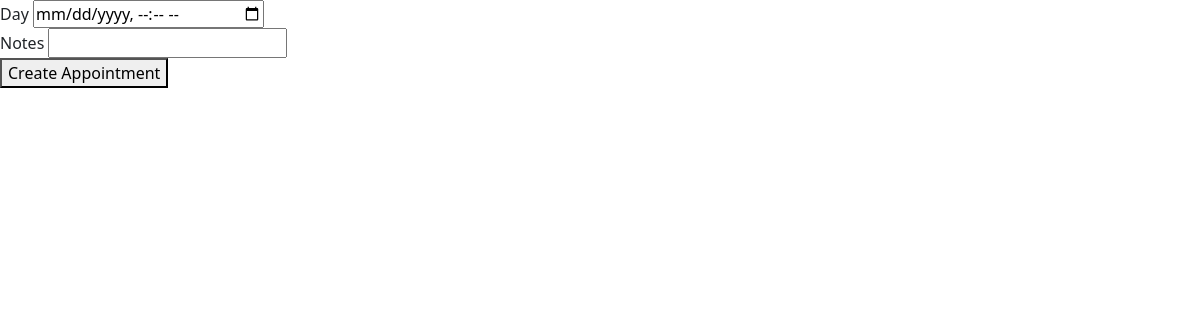
Before: / with the older database file.
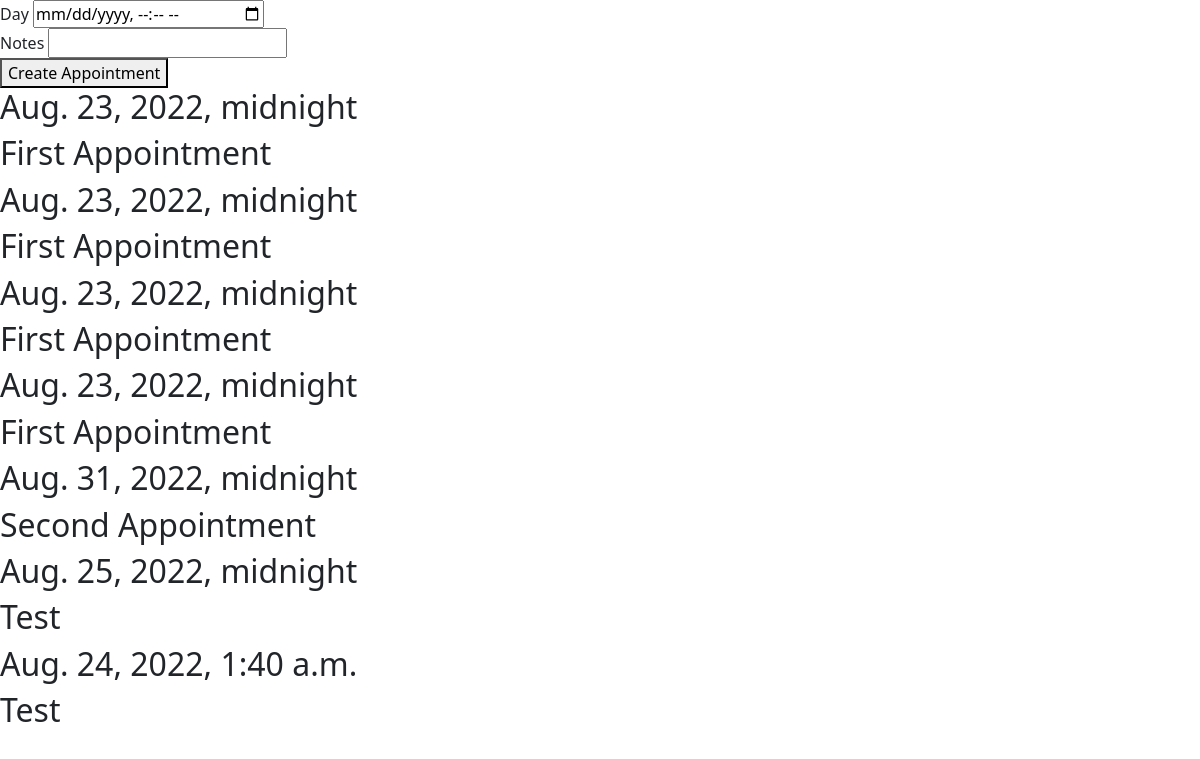
After: the same page with the newer database file.
### appointment_app/models.py (models this page shows)
class Appointment(models.Model):
    day = models.DateTimeField()
    notes = models.TextField(blank=True, null=True)

### appointment_app/views.py (the view)
# urls.py: path('', views.index),
def index(request):
    context = {
        'all_appointments': Appointment.objects.all()
    }
    return render(request, "index.html", context)

### appointment_app/templates/index.html (shortened to what this page needs)
<!DOCTYPE html>
{% load static %}
<html lang="en">
<head>
<link href="https://cdn.jsdelivr.net/npm/bootstrap@5.2.0/dist/css/bootstrap.min.css" rel="stylesheet">
</head>
<body>
    <form action="/make_appointment" method="POST">
        <div class="form-group">
            <label for="day">Day</label>
            <input type="datetime-local" name="day">
        </div>
        <div class="form-group">
            <label for="notes">Notes</label>
            <input type="textarea" name="notes">
        </div>
        <button>Create Appointment</button>
    </form>
    {% for appointment in all_appointments %}
    <h2>{{appointment.day}} </h2>
    <h2>{{appointment.notes}}</h2>
    {% endfor %}
</body>
</html>

Changed rows visible on the page:
added Appointment: day "Aug. 23, 2022, midnight", notes "First Appointment"
added Appointment: day "Aug. 23, 2022, midnight", notes "First Appointment"
added Appointment: day "Aug. 23, 2022, midnight", notes "First Appointment"
added Appointment: day "Aug. 23, 2022, midnight", notes "First Appointment"
added Appointment: day "Aug. 31, 2022, midnight", notes "Second Appointment"
added Appointment: day "Aug. 25, 2022, midnight", notes "Test"
added Appointment: day "Aug. 24, 2022, 1:40 a.m.", notes "Test"
